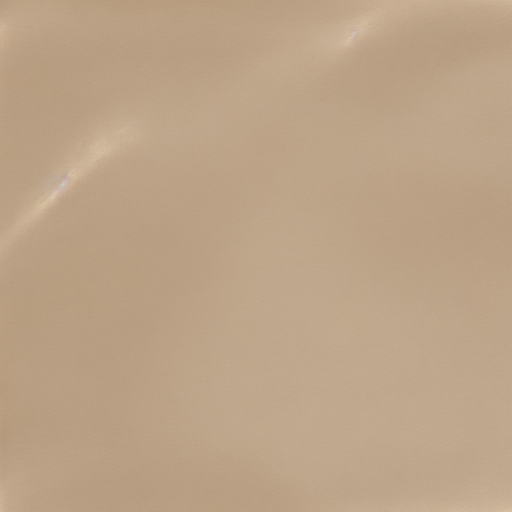
#> input picture art/world_map/tex_parchment_v1.png, 1024 x 1024 px, found by its file name (shown at 1/2 size)
$ python compose_map_v3.py
#> lines starting #> are read from the running program, lines starting #| are printed output that depends on the picture
from PIL import Image, ImageDraw, ImageFont
import json, glob, re, math, os
W, H = 2048, 1152
FONT = None
for fp in ['/System/Library/Fonts/PingFang.ttc','/System/Library/Fonts/STHeiti Medium.ttc']:
    if os.path.exists(fp): FONT = fp; break
def F(s): return ImageFont.truetype(FONT, s) if FONT else ImageFont.load_default()
COLORS = {'lan':(90,140,217),'chilin':(200,90,80),'shuangyu':(150,200,225),
 'xuanjiao':(140,115,166),'baijing':(225,225,235),'cangwu':(110,170,120),'youming':(120,95,150)}
NAMES = {'lan':'云澜','chilin':'赤鳞','shuangyu':'霜屿','xuanjiao':'玄礁','baijing':'白鲸','cangwu':'苍梧','youming':'幽溟'}
nations = {}
for p in glob.glob('data/maps/*.tres'):
    t = open(p, encoding='utf-8').read()
    m = re.search(r'^index = (\d+)$', t, re.M); n = re.search(r'^nation = &"([a-z_]+)"$', t, re.M)
    if m: nations[int(m.group(1))] = n.group(1) if n else ''
paper = Image.open('art/world_map/tex_parchment_v1.png').convert('RGB').resize((W,H))
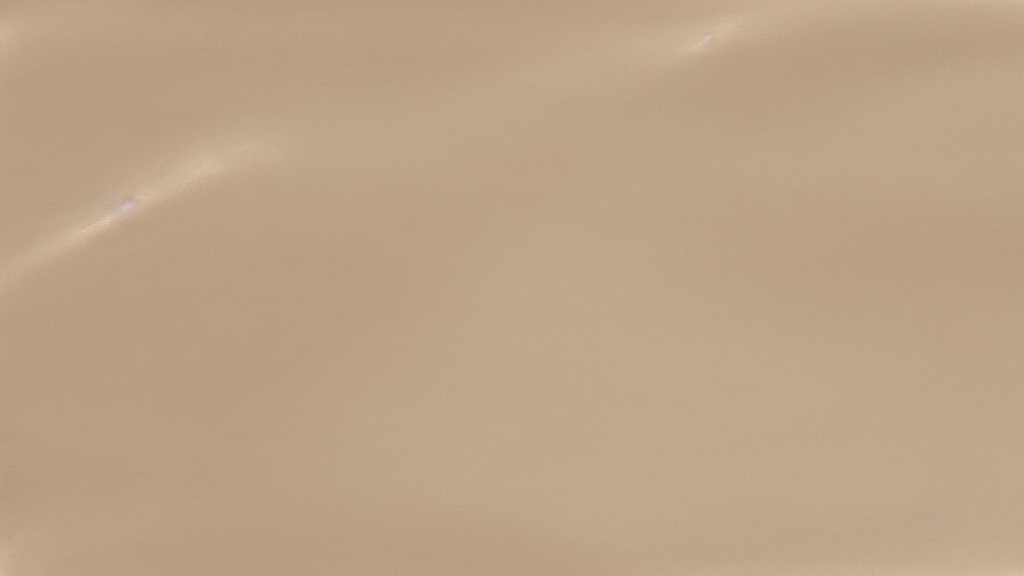
#> paper: PIL image 2048x1152 RGB (shown at 1/2 size); mean R, G, B 188, 163.2, 136.2
sea = Image.blend(paper, Image.new('RGB',(W,H),(18,52,78)), 0.62)
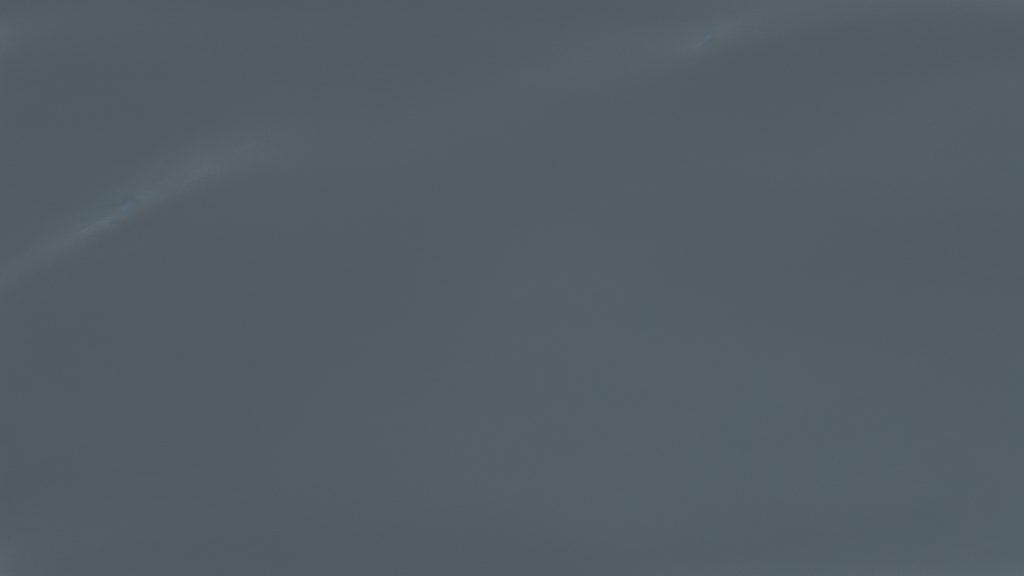
#> sea: PIL image 2048x1152 RGB (shown at 1/2 size); mean R, G, B 82.1, 93.8, 99.6
d = ImageDraw.Draw(sea, 'RGBA')
for k in range(120):
    y0 = (k*37) % H
    pts = [(x, y0 + math.sin(x/70.0 + k)*3) for x in range(0, W, 24)]
    d.line(pts, fill=(60,120,150,36), width=1)
img = sea.convert('RGBA')
#> (the run stopped early here; a loop or call above may not have finished)
